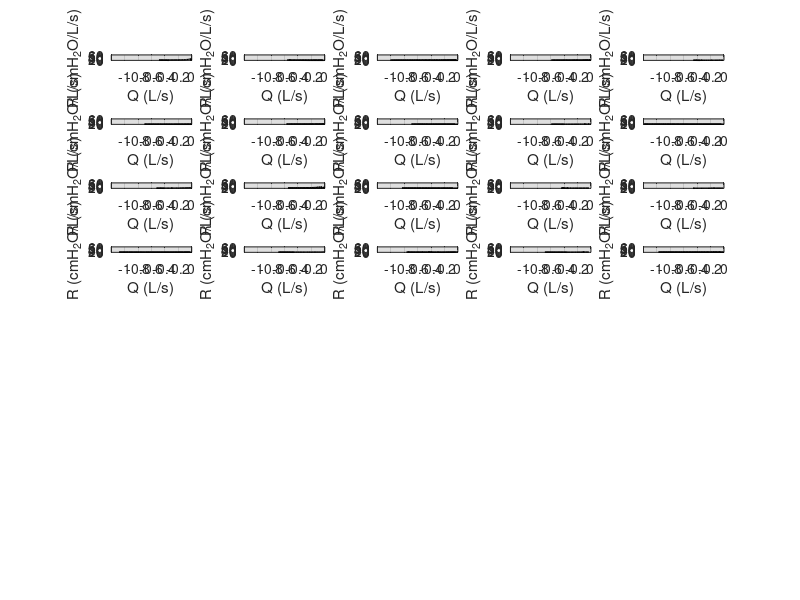

This figure's MATLAB source:
close all; clear all; clc
atWork = 0;
print_on = 1;

colorBlue = '#0000FF';
colorRed = '#FF0000';
colorBlack = '#000000';
colorGreen = '#009A17';
colorOrange = '#FF6600';
pt = 1.0;
FS = 10;

%% Plot Setup:
if atWork == 1
    figPos1 = [-1900, 100, 600, 700]; % Work
    figPos2 = [-1250, 400, 600, 600];
    figPos3 = [-600, 400, 600, 600];
    figPos4 = [-1900, 100, 600, 600];
    figPos5 = [-1250, 100, 600, 600];
    figPos6 = [-600, 100, 600, 300];
else
    figPos1 = [2580, -190, 1000, 1270]; % Home
    figPos2 = [-1250, 500, 600, 600];
    figPos3 = [-600, 500, 600, 600];
    figPos4 = [-1900, 150, 600, 600];
    figPos5 = [-1250, 150, 600, 600];
    figPos6 = [-600, 150, 600, 300];
end

%%
load young_results.mat
load old_results.mat
load FL_results.mat
load NFL_results.mat

youngIndex = 3;
oldIndex = 4;
NFLIndex = 3;
FLIndex = 2;

tlim = [0 4];
qlim = [-1.2 0];
plim = [-15 15];
rlim = [0 60];

young.index = 2;
old.index = 2;
NFL.index = 2;
FL.index = 2;
young.work = young.work_resistance_dV_Array;
old.work = old.work_resistance_dV_Array;
NFL.work = NFL.work_resistance_dV_Array;
FL.work = FL.work_resistance_dV_Array;

%%
figure('Position',figPos1)
% FL
subplot(8,5,1)
plot(old.flow(1,1:end),old.resistance(1,1:end),'Color',colorBlack,'Linewidth',pt,'Linestyle','-'); hold on
% plot(FL.time(1:FL.exp_point(1)-1),FL.Peff_Array{1, 1},'Color',colorRed,'Linewidth',pt,'Linestyle','-.')
% plot(FL.time,FL.Peff_Array{1, 1},'Color',colorRed,'Linewidth',pt,'Linestyle','-.')
xlabel('Q (L/s)')
ylabel('R (cmH_2O/L/s)')
% leg1 = legend('P_{alv}','P_{eff}','FontSize',12,...
%     'Orientation','horizontal');
% legend boxoff
% leg1.Position(1:2) = [.75 .16];
ylim(rlim)
xlim(qlim)
grid on
set(gca,'FontSize',FS);

for ii = 2:20
    subplot(8,5,ii)
    plot(old.flow(ii,1:end),old.resistance(ii,1:end),'Color',colorBlack,'Linewidth',pt,'Linestyle','-'); hold on
%     plot(FL.time(1:FL.exp_point(ii)-1),FL.Peff_Array{1, ii},'Color',colorRed,'Linewidth',pt,'Linestyle','-.')
%     plot(FL.time,FL.Peff_Array{1, ii},'Color',colorRed,'Linewidth',pt,'Linestyle','-.')
    xlabel('Q (L/s)')
    ylabel('R (cmH_2O/L/s)')
    ylim(rlim)
    xlim(qlim)
    grid on
    set(gca,'FontSize',FS);
end
  
if print_on ==1
    print('-r400','-dpng','R-Q_old.png');
else 
end


       